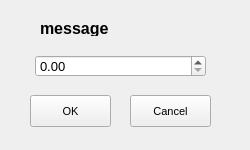
<?xml version="1.0" encoding="UTF-8"?>
<ui version="4.0">
 <author>Michael Würtenberger</author>
 <class>InputValue</class>
 <widget class="QWidget" name="InputValue">
  <property name="windowModality">
   <enum>Qt::NonModal</enum>
  </property>
  <property name="enabled">
   <bool>true</bool>
  </property>
  <property name="geometry">
   <rect>
    <x>0</x>
    <y>0</y>
    <width>250</width>
    <height>150</height>
   </rect>
  </property>
  <property name="sizePolicy">
   <sizepolicy hsizetype="Fixed" vsizetype="Fixed">
    <horstretch>0</horstretch>
    <verstretch>0</verstretch>
   </sizepolicy>
  </property>
  <property name="minimumSize">
   <size>
    <width>250</width>
    <height>150</height>
   </size>
  </property>
  <property name="maximumSize">
   <size>
    <width>250</width>
    <height>150</height>
   </size>
  </property>
  <property name="sizeIncrement">
   <size>
    <width>9</width>
    <height>0</height>
   </size>
  </property>
  <property name="font">
   <font>
    <family>Arial</family>
    <pointsize>8</pointsize>
    <weight>50</weight>
    <bold>false</bold>
   </font>
  </property>
  <property name="cursor">
   <cursorShape>ArrowCursor</cursorShape>
  </property>
  <property name="focusPolicy">
   <enum>Qt::NoFocus</enum>
  </property>
  <property name="contextMenuPolicy">
   <enum>Qt::PreventContextMenu</enum>
  </property>
  <property name="windowTitle">
   <string>MountWizzard4 (C) MW 2018</string>
  </property>
  <property name="toolTipDuration">
   <number>6</number>
  </property>
  <property name="autoFillBackground">
   <bool>true</bool>
  </property>
  <widget class="QDoubleSpinBox" name="value">
   <property name="geometry">
    <rect>
     <x>35</x>
     <y>55</y>
     <width>171</width>
     <height>22</height>
    </rect>
   </property>
   <property name="font">
    <font>
     <pointsize>10</pointsize>
    </font>
   </property>
  </widget>
  <widget class="QPushButton" name="ok">
   <property name="geometry">
    <rect>
     <x>30</x>
     <y>95</y>
     <width>81</width>
     <height>32</height>
    </rect>
   </property>
   <property name="text">
    <string>OK</string>
   </property>
  </widget>
  <widget class="QPushButton" name="cancel">
   <property name="geometry">
    <rect>
     <x>130</x>
     <y>95</y>
     <width>81</width>
     <height>32</height>
    </rect>
   </property>
   <property name="text">
    <string>Cancel</string>
   </property>
  </widget>
  <widget class="QLabel" name="message">
   <property name="geometry">
    <rect>
     <x>40</x>
     <y>20</y>
     <width>171</width>
     <height>16</height>
    </rect>
   </property>
   <property name="font">
    <font>
     <family>Arial</family>
     <pointsize>12</pointsize>
     <weight>75</weight>
     <bold>true</bold>
    </font>
   </property>
   <property name="text">
    <string>message</string>
   </property>
  </widget>
 </widget>
 <resources/>
 <connections/>
 <designerdata>
  <property name="gridDeltaX">
   <number>5</number>
  </property>
  <property name="gridDeltaY">
   <number>5</number>
  </property>
  <property name="gridSnapX">
   <bool>true</bool>
  </property>
  <property name="gridSnapY">
   <bool>true</bool>
  </property>
  <property name="gridVisible">
   <bool>true</bool>
  </property>
 </designerdata>
</ui>
